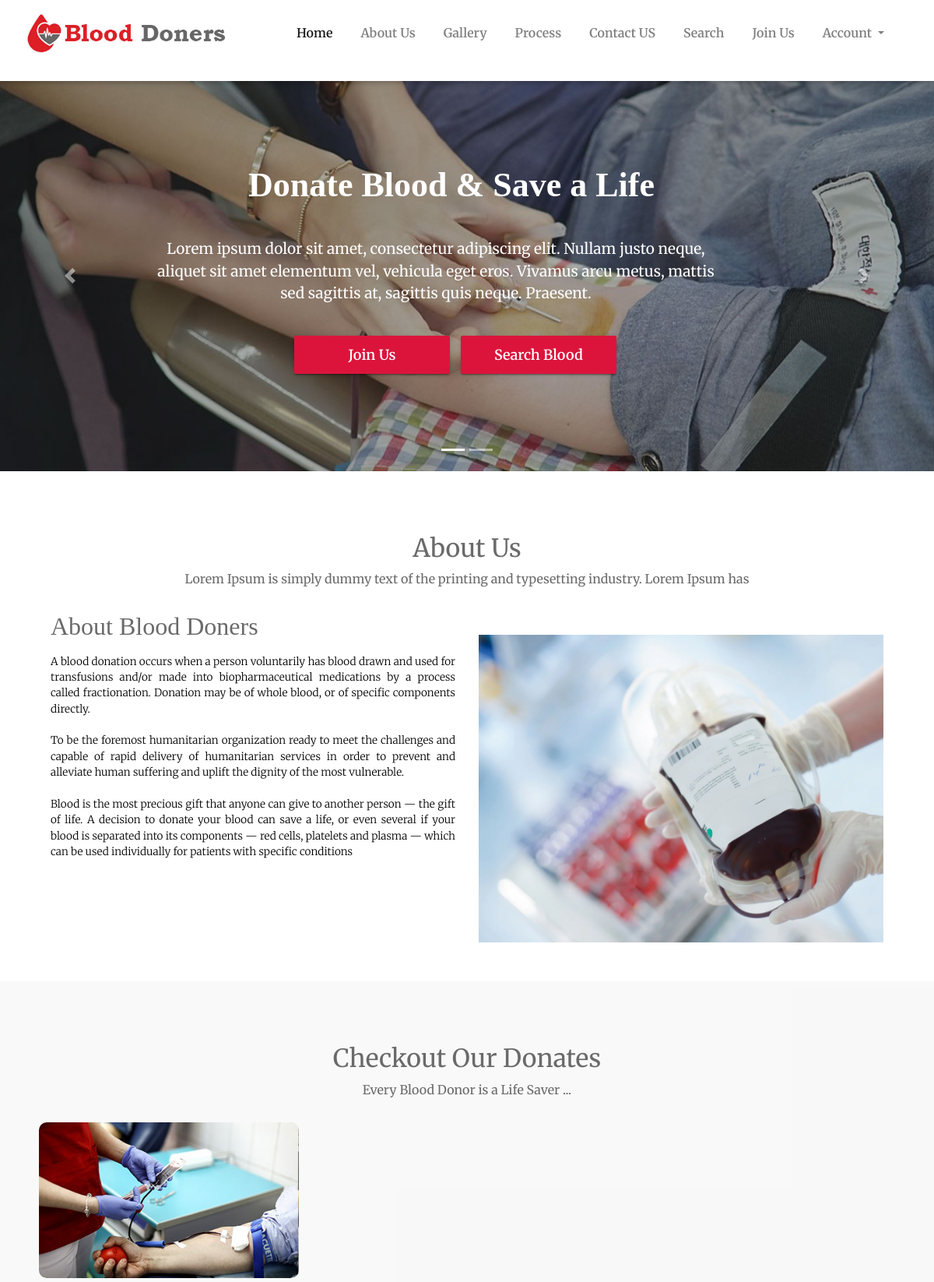
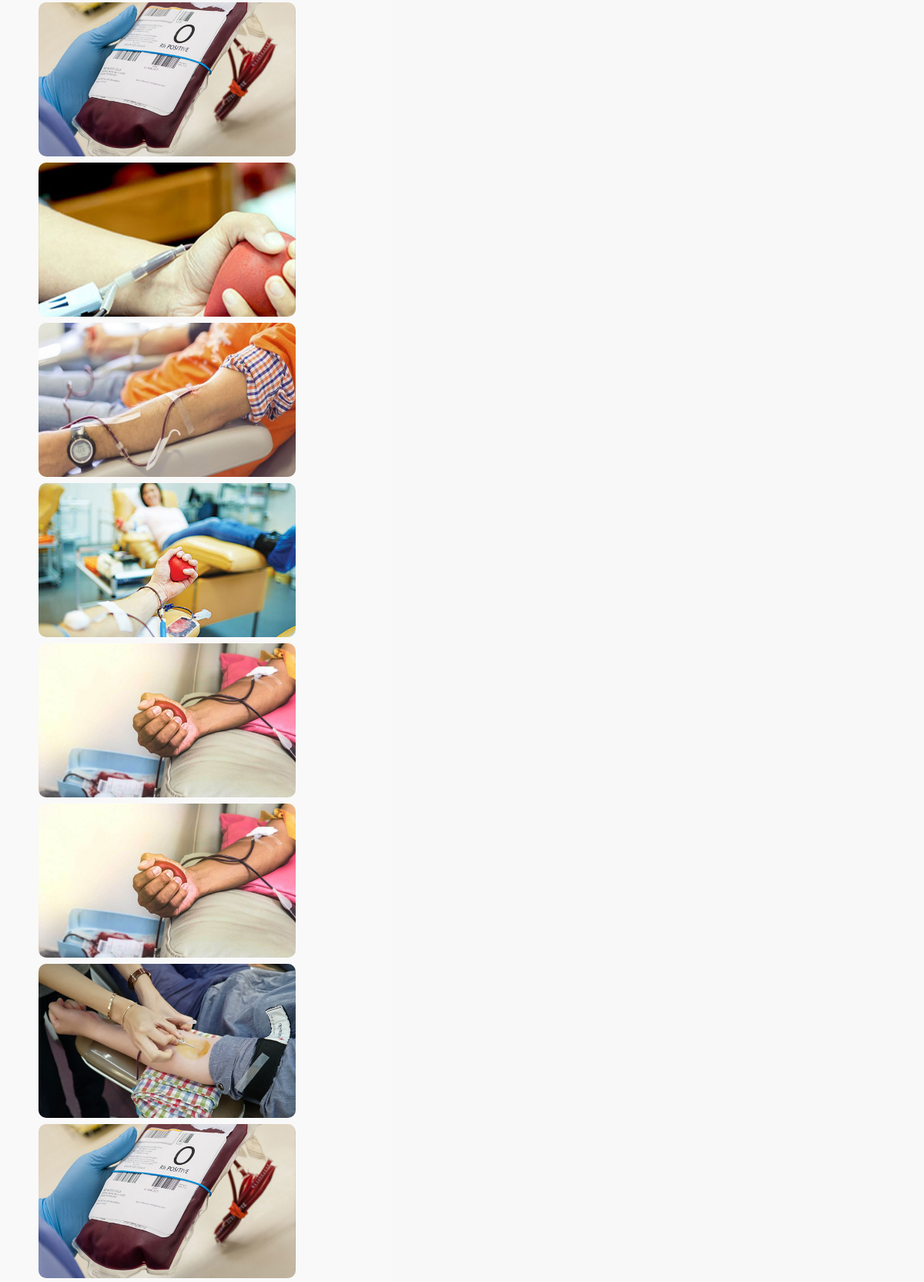
The page / (upper part) on the database its author committed (2 pictures, top to bottom).
### home/models.py (models this page shows, shortened)
class About(models.Model):
    discription = models.TextField()
    image = models.ImageField()

class GalleryPhoto(models.Model):
    uploaded_at = models.DateTimeField(auto_now_add=True)
    photos = models.ImageField()

### home/views.py (the view)
# urls.py: path('', home_view, name='home'),
def home_view(request):
    about = About.objects.all()
    photo = GalleryPhoto.objects.all()
    d_process = DonationProcess.objects.all()
    context = {
        'abouts': about,
        'photos': photo,
        'process': d_process,
    }
    return render(request, 'index.html', context)

### templates/index.html (shortened to what this page needs)
{% extends 'base.html' %}
{% load static %}
{% block content %}
<div class="slider-detail">
    <div id="carouselExampleIndicators" class="carousel slide" data-ride="carousel">
        <ol class="carousel-indicators">
            <li data-target="#carouselExampleIndicators" data-slide-to="0" class="active"></li>
            <li data-target="#carouselExampleIndicators" data-slide-to="1"></li>
        </ol>
        <div class="carousel-inner">
            <div class="carousel-item active">
                <img class="d-block w-100" src="{% static 'images/slider/slide-03.jpg' %}" alt="First slide">
                <div class="carousel-caption d-none d-md-block">
                    <h5 class=" bounceInDown">Donate Blood & Save a Life</h5>
                    <p class=" bounceInLeft">Lorem ipsum dolor sit amet, consectetur adipiscing elit. Nullam justo neque, <br>
                        aliquet sit amet elementum vel, vehicula eget eros. Vivamus arcu metus, mattis <br>
                        sed sagittis at, sagittis quis neque. Praesent.</p>
                    <div class=" vbh">
                        <div class="btn btn-success  bounceInUp"><a href="{% url 'donor-registration' %}" class="text-white"> Join Us </a> </div>
                        <div class="btn btn-success  bounceInUp"><a href="{% url 'donor-search' %}" class="text-white"> Search Blood </a> </div>
                    </div>
                </div>
            </div>
        </div>
        <a class="carousel-control-prev" href="#carouselExampleIndicators" role="button" data-slide="prev">
            <span class="carousel-control-prev-icon" aria-hidden="true"></span>
        </a>
        <a class="carousel-control-next" href="#carouselExampleIndicators" role="button" data-slide="next">
            <span class="carousel-control-next-icon" aria-hidden="true"></span>
        </a>
    </div>
</div>
<section id="about" class="contianer-fluid about-us">
   <div class="container">
       <div class="row session-title">
           <h2>About Us</h2>
           <p>Lorem Ipsum is simply dummy text of the printing and typesetting industry. Lorem Ipsum has</p>
       </div>
        <div class="row">
            {% for about in abouts %}
            <div class="col-md-6 text">
                <h2>About Blood Doners</h2>
                <p class="mt-3">{{ about.discription|safe }}</p>
            </div>
            <div class="col-md-6 image" >
                <img src="{{ about.image.url }}" alt="">
            </div>
            {% endfor %}
        </div>
   </div>
</section>
<div id="gallery" class="gallery container-fluid">
    <div class="container">
        <div class="row session-title">
            <h2>Checkout Our Donates</h2>
            <p>Every Blood Donor is a Life Saver ...</p>
        </div>
        <div class="gallery-row row">
            <div class="gg-box">
                {% for i in photos %}
                    <div class="gg-element">
                        <img src="{{ i.photos.url }}">
                    </div>
                {% endfor %}
            </div>
        </div>
    </div>
</div>
 <br>
{% endblock %}

### templates/base.html (shortened to what this page needs)
{% load static %}
<!doctype html>
<html lang="en">
<head>
    <link rel="stylesheet" href="{% static 'css/bootstrap.min.css' %}">
    <link rel="stylesheet" href="{% static 'css/fontawsom-all.min.css' %}">
    <link rel="stylesheet" href="{% static 'css/css/grid-gallery.min.css' %}">
    <link rel="stylesheet" type="text/css" href="{% static 'css/style.css' %}" />
</head>
<body>
        <header class="continer-fluid ">
            <div id="menu-jk" class="header-bottom">
                <div class="container">
                    <div class="row nav-row">
                        <div class="col-md-3 logo">
                            <a href="{% url 'home' %}"><img src="{% static 'images/logo.jpg' %}" alt=""></a>
                        </div>
                        <div class="col-md-9 nav-col">
                            <nav class="navbar navbar-expand-lg navbar-light">
                                <div class="collapse navbar-collapse" id="navbarNav">
                                    <ul class="navbar-nav">
                                        <li class="nav-item active">
                                            <a class="nav-link" href="{% url 'home' %}">Home
                                            </a>
                                        </li>
                                        <li class="nav-item">
                                            <a class="nav-link" href="#about">About Us</a>
                                        </li>
                                        <li class="nav-item">
                                            <a class="nav-link" href="#gallery">Gallery</a>
                                        </li>
                                         <li class="nav-item">
                                            <a class="nav-link" href="#process">Process</a>
                                        </li>
                                        <li class="nav-item">
                                            <a class="nav-link" href="#contact">Contact US</a>
                                        </li>
                                        <li class="nav-item">
                                            <a class="nav-link" href="{% url 'donor-search' %}">Search</a>
                                        </li>
                                        <li class="nav-item">
                                            <a class="nav-link" href="{% url 'donor-registration' %}">Join Us</a>
                                        </li>
                                         <div>
                                        <ul class="navbar-nav">
                                            <li class="nav-item dropdown">
                                                {% if user.is_authenticated %}
                                                <a class="nav-link dropdown-toggle" style="margin-bottom: 20px;" href="#" id="navbarDropdownMenuLink" role="button" data-toggle="dropdown" aria-haspopup="true" aria-expanded="false">
                                                      {{ user.username }}
                                                </a>
                                                {% else %}
                                                <a class="nav-link dropdown-toggle" style="margin-bottom: 20px;" href="#" id="navbarDropdownMenuLink" role="button" data-toggle="dropdown" aria-haspopup="true" aria-expanded="false">
                                                    Account
                                                </a>
                                                {% endif %}
                                            </li>
                                        </ul>
                                        </div>
                                    </ul>
                                </div>
                            </nav>
                        </div>
                    </div>
                </div>
            </div>
        </header>
    {% block content %}
    {% endblock %}
</body>
</html>

### static/css/style.css (style rules this page uses)
* { margin: 0px; padding: 0px; list-style: none; }
img { max-width: 100%; }
a { text-decoration: none; outline: none; color: #444; }
ul { margin-bottom: 0; padding-left: 0; }
html, body { height: 100%; }
p { margin-bottom: 0px; width: 100%; }
::placeholder { color: #747f8a !important; font-size: 13px; opacity: .5 !important; }
.container-fluid { padding: 0px; }
h1, h2, h3, h4, h5, h6 { font-family: montserrat; }
body { background-color: #f1f1f145 !important; font-family: 'Merriweather', serif; color: #6A6A6A; overflow-x: hidden; }
.session-title { padding: 30px; margin: 0px; }
.session-title h2 { width: 100%; text-align: center; font-family: 'Merriweather', serif; font-weight: 400; }
.session-title p { max-width: 850px; text-align: center; float: none; margin: auto; }
.btn-success { background-color: crimson; border-color: crimson; }
.btn { box-shadow: 0 3px 1px -2px rgba(0, 0, 0, 0.2), 0 2px 2px 0 rgba(0, 0, 0, 0.14), 0 1px 5px 0 rgba(0, 0, 0, 0.12); border-radius: 2px; }
.container { max-width: 1170px; }
html { scroll-behavior: smooth; }
header { box-shadow: 0 2px 5px 0 rgba(0, 0, 0, 0.16), 0 2px 10px 0 rgba(0, 0, 0, 0.12); }
header .header-bottom { background-color: #FFF; }
header .header-bottom .navbar { float: right; }
header .header-bottom img { margin-top: 15px; }
header .nav-col .navbar-nav li { padding: 14px 10px; font-weight: 600; }
.scroll-to-fixed-fixed { background-color: #FFF; box-shadow: 0 2px 5px 0 rgba(0, 0, 0, 0.16), 0 2px 10px 0 rgba(0, 0, 0, 0.12); }
.slider-detail .carousel-caption { text-align: left; bottom: 90px; bottom: 105px; }
.slider-detail .carousel-caption h5 { font-size: 44px; margin-left: -40px; font-weight: 600; text-align: center; }
.slider-detail .carousel-caption p { margin-left: -40px; margin-top: 40px; font-size: 19px; text-align: center; }
.slider-detail .vbh { margin-left: -40px; text-align: center; }
.slider-detail .vbh .btn { padding: 10px; margin-top: 40px; width: 200px; margin-left: 10px; font-weight: 600; font-size: 18px; }
.about-us { padding: 50px; background-color: #FFF; }
.about-us .text p { font-weight: 300; font-size: .85rem; color: #000; margin-bottom: 10px; text-align: justify; }
.about-us .image img { margin-top: 30px; }
.gallery { padding: 50px; background-color: #f1f1f152; }
@media (min-width: 478px) { .gallery .gg-element:nth-child(3n+0) { grid-row-end: span 1; } }

### rows shown on the page
About: discription "A blood donation occurs when a person voluntarily has blood drawn and used for transfusions and/or made into biopharmaceutical medications by a process called fractionation. Donation may be of whole blood, or of specific components directly. To be the foremost humanitarian organization ready to meet the challenges and capable of rapid delivery of humanitarian services in order to prevent and alleviate human suffering and uplift the dignity of the most vulnerable. Blood is the most precious gift that anyone can give to another person — the gift of life. A decision to donate your blood can save a life, or even several if your blood is separated into its components — red cells, platelets and…", image (picture)
GalleryPhoto: photos (picture)
GalleryPhoto: photos (picture)
GalleryPhoto: photos (picture)
GalleryPhoto: photos (picture)
GalleryPhoto: photos (picture)
GalleryPhoto: photos (picture)
GalleryPhoto: photos (picture)
GalleryPhoto: photos (picture)
GalleryPhoto: photos (picture)
